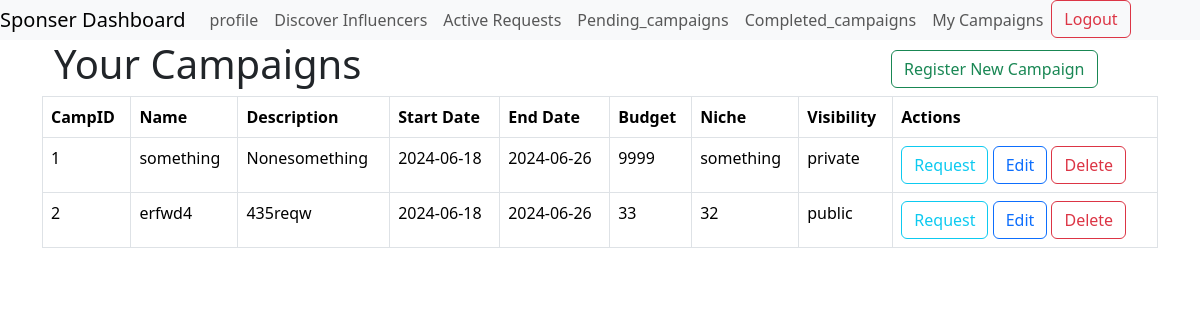
The app's page /campaigns (signed in), older data.
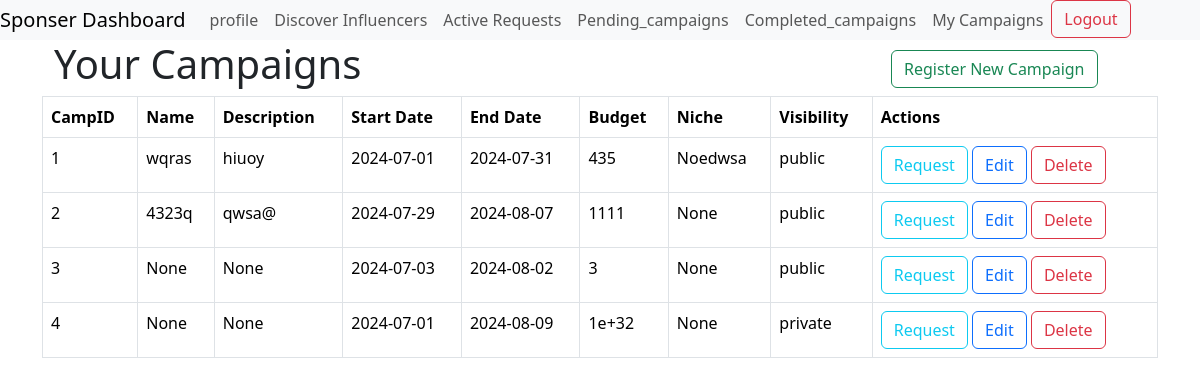
The same page, newer data.
### models.py (models this page shows)
class Campaign(db.Model):
    __tablename__ = 'campaign'
    Campaign_id = db.Column(db.Integer, primary_key=True)
    name = db.Column(db.String(64), nullable=False)
    description = db.Column(db.Text, nullable=False)
    start_date = db.Column(db.Date, nullable=False)
    end_date = db.Column(db.Date, nullable=False)
    budget = db.Column(db.Integer, nullable=False)
    visibility = db.Column(db.String(8), nullable=False)
    niche=db.Column(db.String(64), nullable=True ,default= 'None')
    sponsor_id = db.Column(db.Integer, db.ForeignKey('user.user_id'), nullable=False)
    ad_requests = db.relationship('AdRequest', backref='campaign', lazy=True)

### routes.py (the view)
@app.route('/campaigns')
@auth
def campaigns():
    user = User.query.get(session['user_id'])
    campaigns = Campaign.query.filter_by(sponsor_id=user.user_id).all()
    return render_template('campaigns.html',campaigns=campaigns)

### routes.py (called while the page is built)
def auth(func):
    @wraps(func)
    def inner(*agrs,**kwargs):
        if 'user_id'not in session:
            flash('Login to continue')
            return redirect(url_for('login'))
        return func(*agrs ,**kwargs)
    return inner

### templates/campaigns.html
{% extends 'layout_sp.html' %}
{% block content %}
<div class="container">
    <div class="row">
        <div class="col-9">
            <h1>Your Campaigns</h1>
        </div>
        <div class="col-3 text-right">
            <a class="btn btn-outline-success" style="margin-top: 10px;" href="{{ url_for('register_campaign') }}">Register New Campaign</a>
        </div>
    </div>
</div>
<table class="table table-bordered  table-hover">
  <thead>
    <tr>
      <th scope="col">CampID</th>
      <th scope="col">Name</th>
      <th scope="col">Description</th>
      <th scope="col">Start Date</th>
      <th scope="col">End Date</th>
      <th scope="col">Budget</th>
      <th scope="col">Niche</th>
      <th scope="col">Visibility</th>
      <th scope="col">Actions</th>
    </tr>
  </thead>
  <tbody>
    {% for campaign in campaigns %}
    <tr>
      <td>{{ campaign.Campaign_id }}</td>
      <td>{{ campaign.name }}</td>
      <td>{{ campaign.description }}</td>
      <td>{{ campaign.start_date }}</td>
      <td>{{ campaign.end_date }}</td>
      <td>{{ campaign.budget }}</td>
      <td>{{ campaign.niche }}</td>
      <td>{{ campaign.visibility }}</td>
      <td>
        <a class="btn btn-outline-info" href="{{ url_for('req_influ', id=campaign.Campaign_id) }}">Request</a>
        <a class="btn btn-outline-primary" href="{{ url_for('edit_campaign', id=campaign.Campaign_id) }}">Edit</a>
        <a class="btn btn-outline-danger" href="{{ url_for('delete_campaign', id=campaign.Campaign_id) }}">Delete</a>
    </td>
    </tr>
    {% endfor %}
  </tbody>
</table>
{% endblock %}

### templates/layout_sp.html (shortened to what this page needs)
<!DOCTYPE html>
<html lang="en">
<head>
    <link href="https://cdn.jsdelivr.net/npm/bootstrap@5.3.3/dist/css/bootstrap.min.css" rel="stylesheet">
</head>
<body>
{% include 'nav_sp.html'   %}
<div class="container">
    {% block content %}
    {% endblock %}
</div>
</body>
</html>

### templates/nav_sp.html (shortened to what this page needs)
<nav class="navbar navbar-expand-lg navbar-light bg-light">
    <a class="navbar-brand" href="/" >Sponser Dashboard</a>
    <div class="collapse navbar-collapse" id="navbarNav">
      <ul class="navbar-nav">
        <li class="nav-item">
          <a class="nav-link" href="{{ url_for('profile') }}"">profile</a>
        </li>
        <li class="nav-item">
          <a class="nav-link" href="{{ url_for('dis_influ') }}"">Discover Influencers</a>
        </li>
        <li class="nav-item">
            <a class="nav-link" href="{{ url_for('requests_sp') }}"">Active Requests</a>
          </li>
          <li class="nav-item">
            <a class="nav-link" href="{{ url_for('pending_campaigns') }}"">Pending_campaigns</a>
          </li>
          <li class="nav-item">
            <a class="nav-link" href="{{ url_for('completed_ads') }}"">Completed_campaigns</a>
          </li>
        <li class="nav-item">
          <a class="nav-link" href="{{ url_for('campaigns') }}"">My Campaigns</a>
        </li>
        <li >
          <a class="btn btn-outline-danger" href="{{ url_for('logout') }}"">Logout</a>
        </li>
      </ul>
    </div>
</nav>

### templates/nav_sp.html (style rules this page uses)
.navbar { width: 100%; padding: 0; }

Row changes from the older to the newer data that the page shows:
changed Campaign id 1: name "something" → "wqras"; description "Nonesomething" → "hiuoy"; start_date "2024-06-18" → "2024-07-01"; end_date "2024-06-26" → "2024-07-31"; budget "9999" → "435"; niche "something" → "Noedwsa"; visibility "private" → "public"
changed Campaign id 2: name "erfwd4" → "4323q"; description "435reqw" → "qwsa@"; start_date "2024-06-18" → "2024-07-29"; end_date "2024-06-26" → "2024-08-07"; budget "33" → "1111"; niche "32" → "None"
added Campaign: Campaign_id "3", name "None", description "None", start_date "2024-07-03", end_date "2024-08-02", budget "3", niche "None", visibility "public"
added Campaign: Campaign_id "4", name "None", description "None", start_date "2024-07-01", end_date "2024-08-09", budget "1e+32", niche "None", visibility "private"
